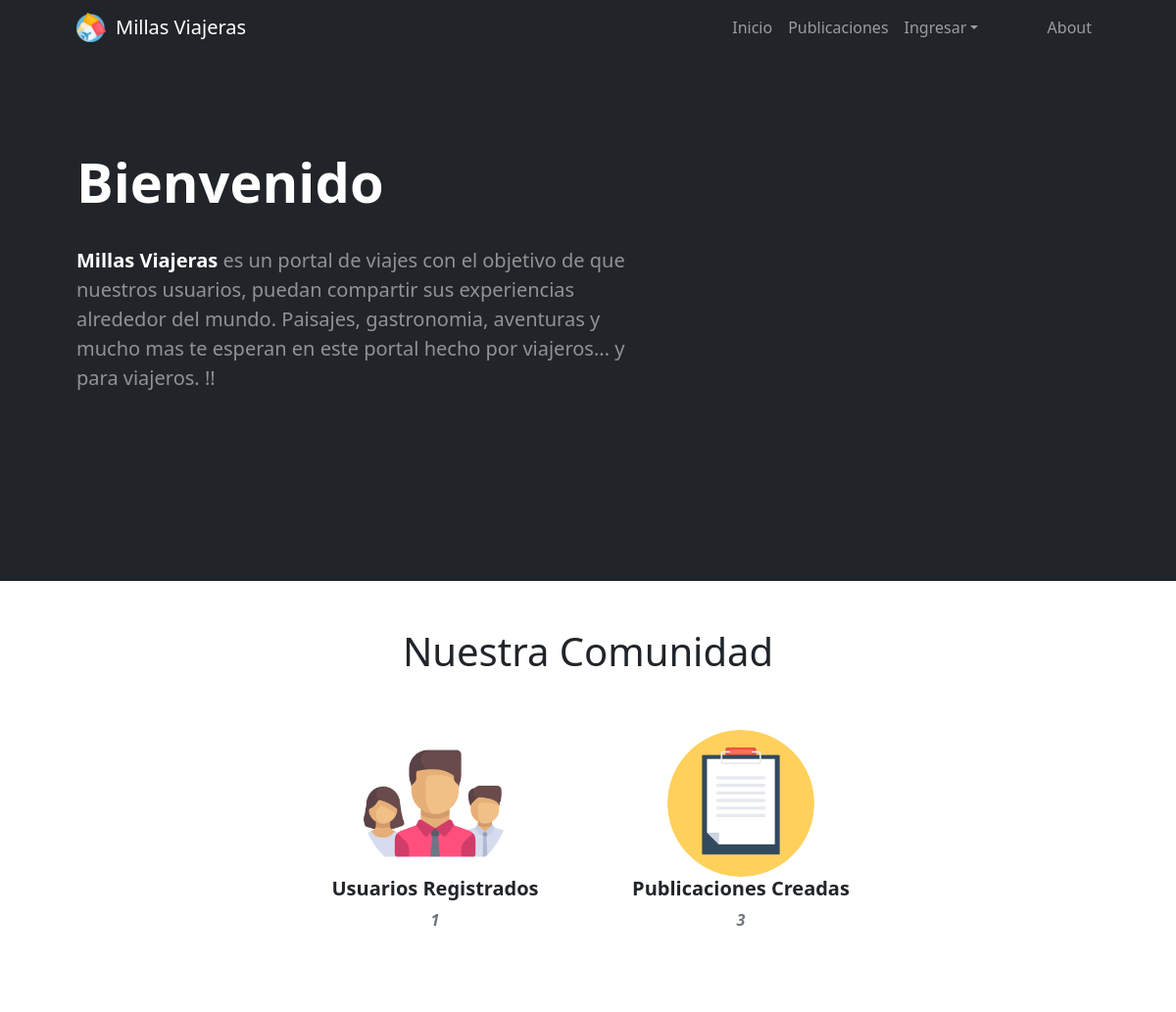
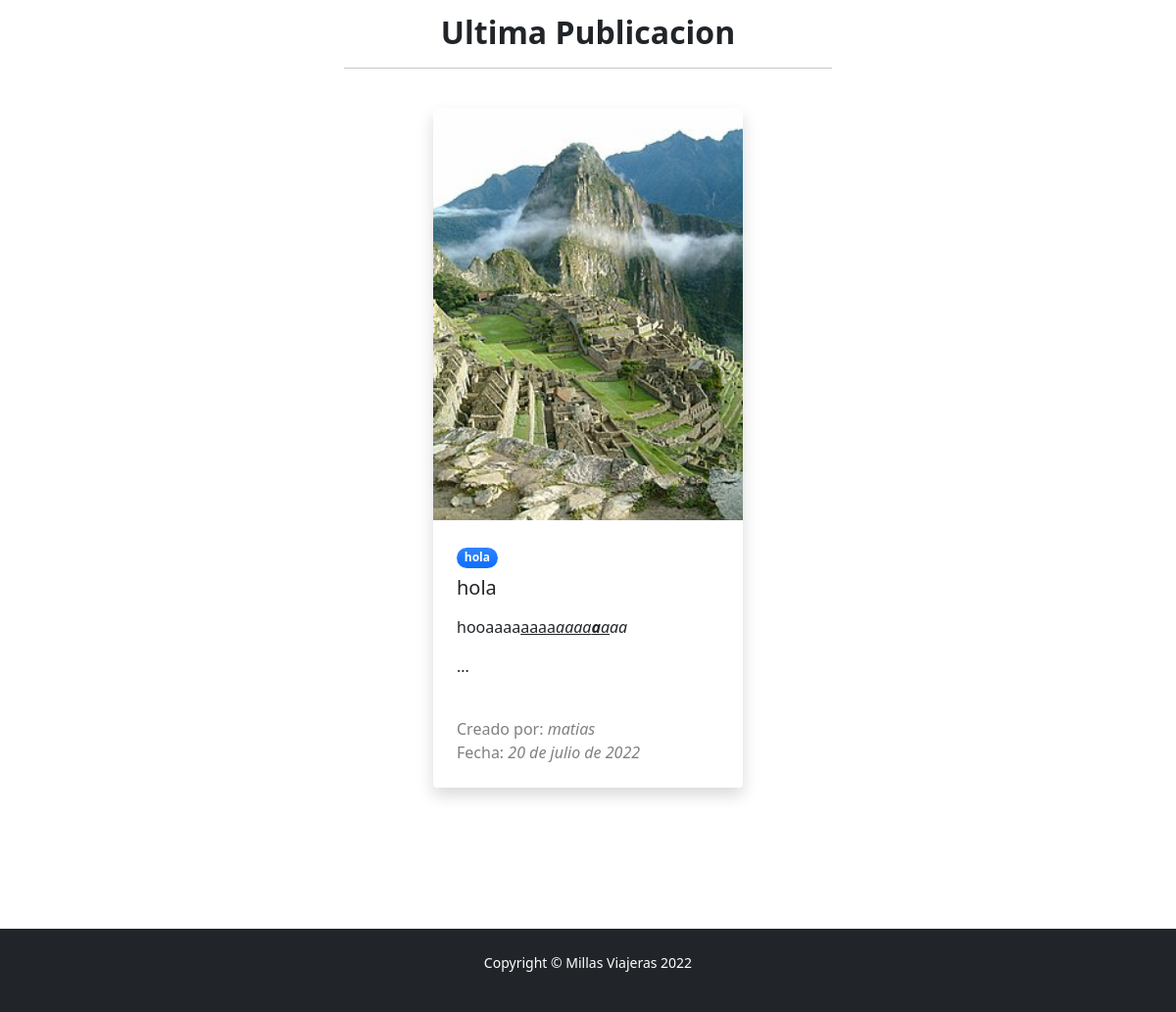
The page / on the database its author committed (2 pictures, top to bottom).
### MillasViajerasApp/models.py (models this page shows)
class Publicaciones(models.Model):
    imagen = models.ImageField(null=True, blank=True)
    pais = models.CharField(max_length=50)
    titulo = models.CharField(max_length=50)
    descripcion = RichTextField(blank=True , null=True)
    fecha_viaje = models.DateField()
    autor = models.ForeignKey(User, null=True, on_delete=models.SET_NULL)
    class Meta:
        verbose_name_plural = "Publicaciones"
        db_table = "imageupload"

### MillasViajerasApp/views.py (the view)
# urls.py: path('', inicio),
def inicio(request):
    publicaciones = Publicaciones.objects.all()
    ultima_publicacion = publicaciones.last()
    total_publicaciones = publicaciones.count()
    usuarios = User.objects.all()
    total_usuarios = usuarios.count()
    return render(request, "MillasViajerasApp/index.html", {"publicaciones":publicaciones,'total_usuarios':total_usuarios, 'total_publicaciones':total_publicaciones, 'ultima_publicacion':ultima_publicacion,})

### MillasViajerasApp/templates/MillasViajerasApp/index.html (shortened to what this page needs)
{%extends "MillasViajerasApp/base.html"%}
{%block contenido%}
{%load static%}
            <header class="bg-dark py-5">
                <div class="container px-5">
                    <div class="row gx-5 align-items-center justify-content-center">
                        <div class="col-lg-8 col-xl-7 col-xxl-6">
                            <div class="my-5 text-center text-xl-start">
                                <h1 class="display-4 fw-bolder text-white mb-2">Bienvenido</h1>
                                <br>
                                <p class="lead fw-normal text-white-50 mb-4"><b style="color: white;">Millas Viajeras</b> es un portal de viajes con el objetivo de que nuestros usuarios, puedan compartir sus experiencias alrededor del mundo. Paisajes, gastronomia, aventuras y mucho mas te esperan en este portal hecho por viajeros... y para viajeros. !! </p>
                            </div>
                        </div>
                        <div class="col-xl-5 col-xxl-6 d-none d-xl-block text-center"><img class="img-fluid rounded-3 my-5" src="{%static 'assets/portada.jpg' %}" alt="" /></div>
                    </div>
                </div>
                <br>
                <br>
                <br>
            </header>
            <br>
            <br>
            <h1 style="text-align: center;">Nuestra Comunidad</h1>
            <br>
            <br>
            <div class="row gx-5 row-cols-1 row-cols-sm-2 row-cols-xl-4 justify-content-center">
                <div class="col mb-5 mb-5 mb-xl-0">
                    <div class="text-center">
                        <img class="img-fluid rounded-circle" style="max-height: 150px;" src="{%static 'assets/usuarios.png' %}" alt="..." />
                        <h5 class="fw-bolder">Usuarios Registrados</h5>
                        <div class="fst-italic text-muted"><b>{{total_usuarios}}</b></div>
                    </div>
                </div>
                <div class="col mb-5 mb-5 mb-xl-0">
                    <div class="text-center">
                        <img class="img-fluid rounded-circle" style="max-height: 150px;" src="{%static 'assets/notepad.png' %}" alt="..." />
                        <h5 class="fw-bolder">Publicaciones Creadas</h5>
                        <div class="fst-italic text-muted"><b>{{total_publicaciones}}</b></div>
                    </div>
                </div>
            </div>
            <section class="py-5">
                <div class="container px-5 my-5" >
                    <div class="row gx-5 justify-content-center">
                        <div class="col-lg-8 col-xl-6">
                            <div class="text-center">
                                <h2 class="fw-bolder">Ultima Publicacion</h2>
                                <hr>
                                <br>
                            </div>
                        </div>
                    </div>
                    <div class="row gx-5">
                        {%if publicaciones|length == 0 %}
                        <h1 style="text-align: center;">No hay publicaciones aun...</h1>
                        {%else%}
                            <div class="col-lg-4 mb-5" style="margin-left: auto; margin-right: auto;">
                                <div class="card h-100 shadow border-0">
                                    <img class="card-img-top" src="{{ultima_publicacion.imagen.url}}" alt="..." />
                                    <div class="card-body p-4">
                                        <div class="badge bg-primary bg-gradient rounded-pill mb-2">{{ultima_publicacion.pais}}</div>
                                        <a class="text-decoration-none link-dark stretched-link" href="{%url 'publicaciones' %}"><h5 class="card-title mb-3">{{ultima_publicacion.titulo}}</h5></a>
                                        <p class="card-text mb-0">{{ultima_publicacion.descripcion|slice:120|safe}}...</p>
                                        <br>
                                        <p class="card-text mb-0" style="color: grey;">Creado por: <i>{{ultima_publicacion.autor}}</i></p>
                                        <p class="card-text mb-0" style="color: grey;">Fecha: <i>{{ultima_publicacion.fecha_viaje}}</i></p>
                                    </div>
                                </div>
                            </div>
                        {%endif%}
                    </div>
                </div>
            </section>
        </main>
{%endblock%}

### rows shown on the page
Publicaciones: imagen (picture), pais "hola", titulo "hola", descripcion "hooaaaa aaaa aaaa a a aa", autor "matias", fecha_viaje "20 de julio de 2022"

### other values the page prints
{{ total_usuarios }} "1"
{{ total_publicaciones }} "3"
